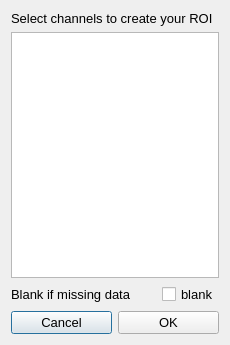
<?xml version="1.0" encoding="UTF-8"?>
<ui version="4.0">
 <class>DialogAddChan</class>
 <widget class="QDialog" name="DialogAddChan">
  <property name="geometry">
   <rect>
    <x>0</x>
    <y>0</y>
    <width>230</width>
    <height>345</height>
   </rect>
  </property>
  <property name="windowTitle">
   <string>Dialog</string>
  </property>
  <layout class="QVBoxLayout" name="verticalLayout_2">
   <item>
    <layout class="QVBoxLayout" name="verticalLayout">
     <item>
      <widget class="QLabel" name="label_2">
       <property name="font">
        <font>
         <pointsize>10</pointsize>
        </font>
       </property>
       <property name="toolTip">
        <string>Check channels from the list below to create you Region Of Interest (ROI)</string>
       </property>
       <property name="text">
        <string>Select channels to create your ROI</string>
       </property>
      </widget>
     </item>
     <item>
      <widget class="QListView" name="listView_addChan">
       <property name="selectionMode">
        <enum>QAbstractItemView::SingleSelection</enum>
       </property>
       <property name="selectionBehavior">
        <enum>QAbstractItemView::SelectItems</enum>
       </property>
      </widget>
     </item>
     <item>
      <layout class="QHBoxLayout" name="horizontalLayout">
       <item>
        <widget class="QLabel" name="label">
         <property name="font">
          <font>
           <pointsize>10</pointsize>
          </font>
         </property>
         <property name="text">
          <string>Blank if missing data</string>
         </property>
        </widget>
       </item>
       <item>
        <spacer name="horizontalSpacer">
         <property name="orientation">
          <enum>Qt::Horizontal</enum>
         </property>
         <property name="sizeHint" stdset="0">
          <size>
           <width>58</width>
           <height>18</height>
          </size>
         </property>
        </spacer>
       </item>
       <item>
        <widget class="QCheckBox" name="blank_checkBox">
         <property name="font">
          <font>
           <pointsize>10</pointsize>
          </font>
         </property>
         <property name="toolTip">
          <string>ROI values will be empty if any data is missing for the mean otherwise missing data are ignored.</string>
         </property>
         <property name="text">
          <string>blank</string>
         </property>
        </widget>
       </item>
      </layout>
     </item>
     <item>
      <layout class="QHBoxLayout" name="horizontalLayout_2">
       <item>
        <widget class="QPushButton" name="cancel">
         <property name="font">
          <font>
           <pointsize>10</pointsize>
          </font>
         </property>
         <property name="text">
          <string>Cancel</string>
         </property>
        </widget>
       </item>
       <item>
        <widget class="QPushButton" name="ok">
         <property name="font">
          <font>
           <pointsize>10</pointsize>
          </font>
         </property>
         <property name="text">
          <string>OK</string>
         </property>
        </widget>
       </item>
      </layout>
     </item>
    </layout>
   </item>
  </layout>
 </widget>
 <resources/>
 <connections>
  <connection>
   <sender>cancel</sender>
   <signal>clicked()</signal>
   <receiver>DialogAddChan</receiver>
   <slot>reject()</slot>
   <hints>
    <hint type="sourcelabel">
     <x>67</x>
     <y>311</y>
    </hint>
    <hint type="destinationlabel">
     <x>88</x>
     <y>323</y>
    </hint>
   </hints>
  </connection>
  <connection>
   <sender>ok</sender>
   <signal>clicked()</signal>
   <receiver>DialogAddChan</receiver>
   <slot>accept()</slot>
   <hints>
    <hint type="sourcelabel">
     <x>154</x>
     <y>324</y>
    </hint>
    <hint type="destinationlabel">
     <x>186</x>
     <y>324</y>
    </hint>
   </hints>
  </connection>
 </connections>
</ui>
